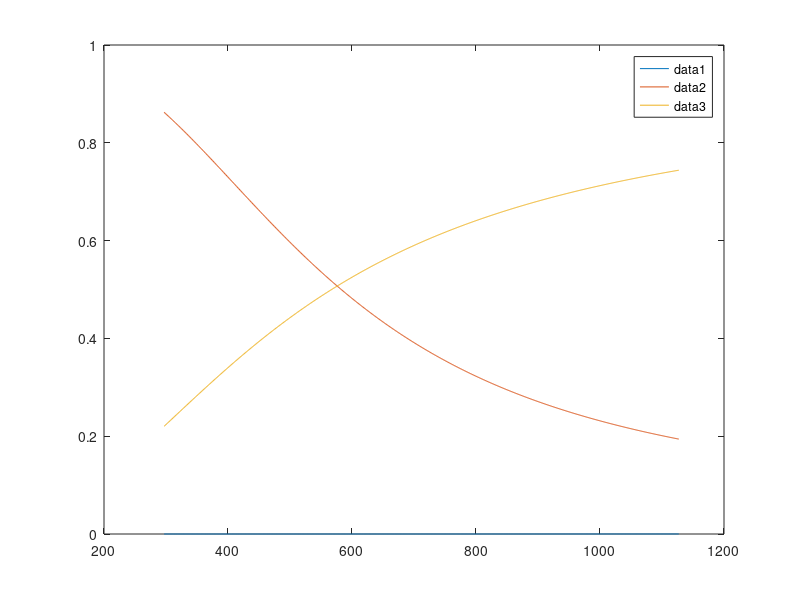

Here is the MATLAB script that generated this plot:
S_CO = 197.66;
S_CO2 = 213.79;


S_Fe2O3 = 87.2;
S_Fe3O4 = 146.4;
S_FeO = 60.75;
S_Fe = 27.3;

S1 = (2*S_Fe3O4 + S_CO2) - (3*S_Fe2O3 + S_CO);
S2 = (3*S_FeO + S_CO2) - (S_Fe3O4 + S_CO);
S3 = (S_Fe + S_CO2) - (S_FeO + S_CO);

R = 8.314;

% 
% H1(i) = -52.87e3;
% H2(i) = 36.25e3;
% H3(i) = -17.31e3;

% H1 = -12636*4.184;
% H2 = 8664*4.184;
% H3 = -4136*4.184;

T = 570:1:1400;
% 
% for i = 1:length(T)
%     [H1(i), H2(i), H3(i)] = heat_rxn_CO(T(i));
% end

% 
% H_CO2 = py.CoolProp.CoolProp.PropsSI('Hmolar','T',T,'P',101325,"CO2")...
%     - py.CoolProp.CoolProp.PropsSI('Hmolar','T',298,'P',101325,"CO2")+ (-393509);
% 
% H_CO = py.CoolProp.CoolProp.PropsSI('Hmolar','T',T,'P',101325,"CO")...
%     - py.CoolProp.CoolProp.PropsSI('Hmolar','T',298,'P',101325,"CO") + (-110525);
% 
% 
% [~, H_irons] = iron_props(T);
% 
% H_Fe2O3  = H_irons(1);
% H_Fe3O4  = H_irons(2);
% H_FeO  = H_irons(3);
% H_Fe  = H_irons(4);
% 
% % Overall
% % 3Fe2O3 + 9H2 ====> 6Fe + 9H2O 
% %  Fe2O3 + 3H2 ====> 2Fe + 3H2O 
% delH = ((2*H_Fe + 3*H_CO2) - (H_Fe2O3 + 3*H_CO))/3;
% 
% % First
% % 3Fe2O3 + H2 ====> 2Fe3O4 + H2O
% delH1 = ((2*H_Fe3O4 + H_CO2) - (3*H_Fe2O3 + H_CO));
% 
% 
% % Second
% % 2Fe3O4 + 2H2 ====> 6FeO + 2H2O
% %  Fe3O4 +  H2 ====> 3FeO + H2O
% 
% 
% delH2 = ((3*H_FeO + H_CO2) - (H_Fe3O4 + H_CO));
% 
% 
% % Third
% % 6FeO + 6H2 ====> 6Fe + 6H2O
% delH3 = ((H_Fe + H_CO2) - (H_FeO + H_CO));

% G1 = -96.744*(T) - 33259;
% G2 = 1e-5.*T.^3 - 0.0173.*T.^2 + 5.104.*T + 4825.9;
% G3 = 29.737*(T) - 15088;

G1 = -52870 - 47.33*(T);
G2 = 36250 - 51.98*(T);
G3 = -17310 + 17.32*(T);

% 
% G1 =  -47184 - 47.33*(T);
% G2 =  19416 - 51.98*(T);
% G3 = -10984  + 17.32*(T);


% K1 = exp(-G1./(R*(T)));
% K2 = exp(-G2./(R*(T)));
% K3 = exp(-G3./(R*(T)));

%K2 = exp(-1373./T  - 0.3411*log(T) + 0.41e-3.*T+2.303);
%K3 = exp(381./T  - 2.110*log(T) + 0.395e-3.*T+5.373);

% K1 = exp((362/T)+10.32);
% K2 = exp((-8580/T)+8.98);
% K3 = exp((-2070/T)+1.30);

K1 = exp((5128.6./T)+5.7);
K2 = exp((-3132.5./T)+3.661);
K3 = exp((2240.6./T)-2.667);


x_COeq1 = (1./(K1+1));
x_COeq2 = (1./(K2+1));
x_COeq3 = (1./(K3+1));

close all
plot(T-273, x_COeq1)
hold on
plot(T-273, x_COeq2)
plot(T-273, x_COeq3)
legend()
